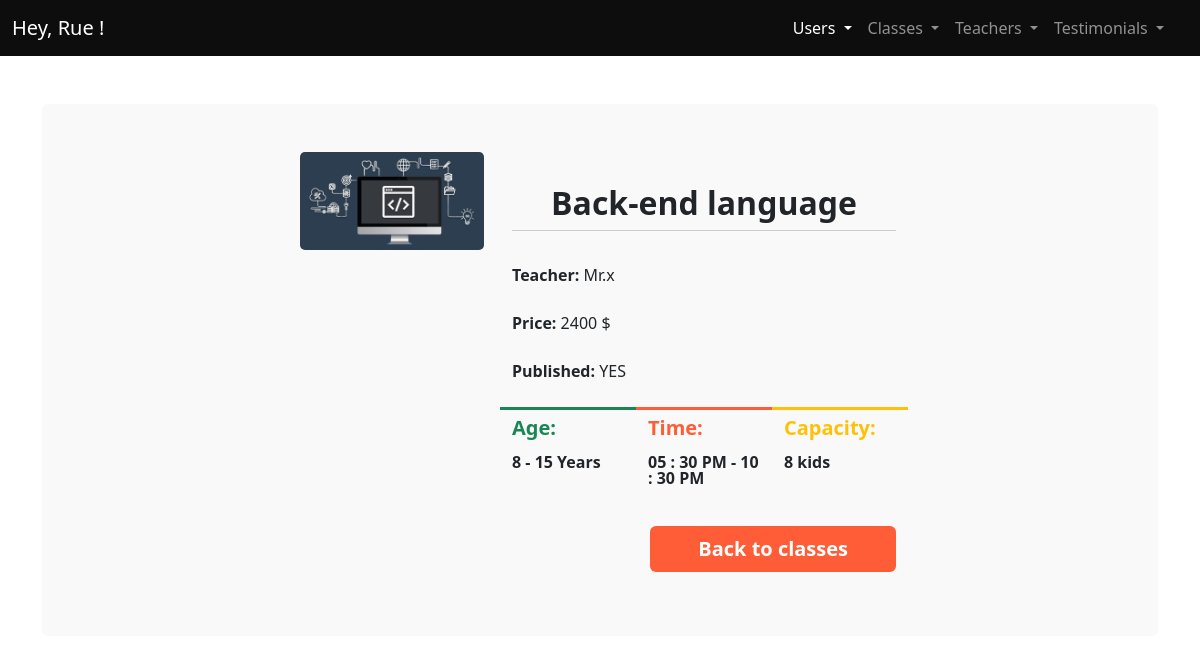
The app's page /admin/- details.php?id=1 (signed in) with its own data.
### tables this page shows
CREATE TABLE `classes` (
  `id` int(11) NOT NULL,
  `regDate` timestamp NOT NULL DEFAULT current_timestamp(),
  `name` varchar(100) NOT NULL,
  `price` float NOT NULL,
  `capacity` int(4) NOT NULL,
  `begAge` int(2) NOT NULL,
  `endAge` int(2) NOT NULL,
  `begTime` time NOT NULL,
  `endTime` time NOT NULL,
  `pub` tinyint(1) NOT NULL,
  `image` varchar(150) NOT NULL,
  `idtea` int(11) NOT NULL
);

CREATE TABLE `teachers` (
  `idtea` int(11) NOT NULL,
  `regDate` timestamp NOT NULL DEFAULT current_timestamp(),
  `fullname` varchar(100) NOT NULL,
  `Jobtitle` varchar(300) NOT NULL,
  `image` varchar(150) NOT NULL,
  `pub` tinytext NOT NULL COMMENT '0 blocked; 1 active'
);

### admin/- details.php (the view, shortened to what this page needs)
<?php
require_once "includes/conn.php";
if ($_SERVER["REQUEST_METHOD"] === "GET") {
    if (isset($_GET['id'])) {
        try {
            $sql = "SELECT * FROM `classes` WHERE id = ? AND pub =1;";
            $stmt = $conn->prepare($sql);
            $id = $_GET['id'];
            $stmt->execute([$id]);
            $class = $stmt->fetch();
            $sqltea = "SELECT * FROM `teachers` Where idtea = ?;";
            $stmttea = $conn->prepare($sqltea);
            $idtea = $class['idtea'];
            $stmttea->execute([$idtea]);
            $tea = $stmttea->fetch();
        } catch (PDOException $e) {
            $error = "Connection failed: " . $e->getMessage();
        }
    } else {
        header('Location: ./- index.php');
    }
}
?>
<!DOCTYPE html>
<html lang="en">
  <head>
    <link rel="stylesheet" href="css/main.min.css" />
    <link rel="stylesheet" href="css/styles.css" />
  </head>
  <body>
    <main>
      <?php
require_once "includes/NAVbar.php";
?>
      <div class="container my-5">
        <div class="bg-light p-5 rounded">
          <form method="GET" action="" class="m-auto" style="max-width:600px" enctype="multipart/form-data">
          <div class="card bg-light border-0">
            <div class="row justify-content-center">
              <div class="col-lg-4 col-md-6 col-10">
                <img src="../img/<?php echo $class['image'] ?>" alt="" class="card-img" width= "100%"/>
              </div>
              <div class="col-lg-8 col-md-6 col-12 card-body">
                <div class="mb-4 text-center py-2">
                  <h2 class="fw-semibold bg-light card-header"><?php echo $class['name'] ?></h2>
                </div>
                <div class="mb-4">
                  <p class="card-text">
                    <span class="fw-bold" <?php echo $tea['idtea'] ?>>Teacher:</span> <?php echo $tea['fullname'] ?>
                  </p>
                </div>
                <div class="mb-4">
                  <p class="card-text">
                    <span class="fw-bold">Price:</span> <?php echo $class['price'] ?> $
                  </p>
                </div>
                <div class="mb-4">
                  <p class="card-text">
                    <span class="fw-bold">Published:</span> <?php echo ($class['pub'] === 1) ? "YES" : "NO"; ?>
                  </p>
                </div>
                <div class="row">
                  <div class="col-md-4" style="border-top: 3px solid #198754">
                    <p class="text-success fs-5 fw-bold lh-1 pt-2">Age:</p>
                    <p class="lh-1 fw-bold"> <?php echo $class['begAge'] ?> - <?php echo $class['endAge'] ?> Years</p>
                  </div>
                  <div class="col-md-4" style="border-top: 3px solid #fe5d37">
                    <p class="text-primary fs-5 fw-bold lh-1 pt-2">Time:</p>
                    <p class="lh-1 fw-bold"> <?php $date=date_create($class['begTime']); echo date_format($date,"h : i A");?> - <?php $date=date_create($class['endTime']); echo date_format($date,"h : i A"); ?>
                    </p>
                  </div>
                  <div class="col-md-4" style="border-top: 3px solid #ffc107">
                    <p class="text-warning fs-5 fw-bold lh-1 pt-2">Capacity:</p>
                    <p class="lh-1 fw-bold"> <?php echo $class['capacity'] ?> kids</p>
                  </div>
                </div>
                <div class="text-md-end">
                  <a href="classes.php"
                    class="btn mt-4 btn-primary text-white fs-5 fw-bold border-0 py-2 px-md-5"
                  >
                    Back to classes
                </a>
                </div>
              </div>
            </div>
          </div>
        </div>
      </div>
    </main>
  </body>
</html>

### records on screen
classes: image (picture), name "Back-end language", price "2400", begAge "8", endAge "15", begTime "05 : 30 PM", endTime "10 : 30 PM", capacity "8"
teachers: fullname "Mr.x"
